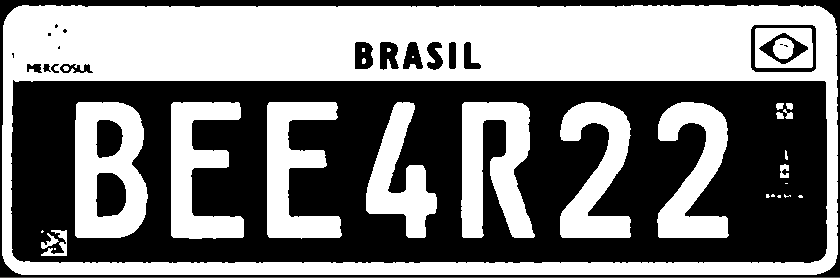
#> input picture 4-Morphological-operations/board.PNG, 840 x 278 px
$ jupyter execute dilation.ipynb   (shell and % lines are left out)
#> lines starting #> are read from the running program, lines starting #| are printed output that depends on the picture
# expansion operation

The expansion operation is opposite to the erosion operation. In this procedure, the area of the object of interest will be dilated, that is, the object in the foreground will be larger than it was initially.

Importing libraries and reading the image

[cell 1]
import numpy as np
import cv2
from matplotlib import pyplot as plt

img = cv2.imread('board.PNG')
#> img is the input picture: shape (278, 840, 3); mean B, G, R 124.6, 124.6, 124.6

# Structuring element

The structuring element can be seen as a binary image, smaller than the original image, usually stored in a square matrix.

The structuring element is the basis for any morphological operation to be performed

[cell 2]
element_estr = cv2.getStructuringElement(cv2.MORPH_ELLIPSE, (7,7))
print(element_estr)

FUCTION **dilate(img, elem_estr, interc)**

Input:
           1. img = Image we want to work with.
           2. elem_estr = Structuring element.
           3. interc = desired interactions.

Exit:
           1. Matrix referring to the image suffered with the dilation.

[cell 3]
img_process = cv2.dilate(img, element_estr, iterations = 2)
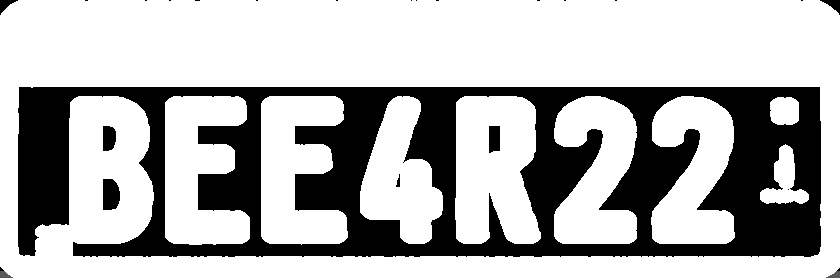
#> img_process: shape (278, 840, 3); mean B, G, R 179.4, 179.4, 179.4

fig = plt.figure(figsize=(10,8))

ax1 = fig.add_subplot(211)
plt.imshow(img)
plt.title("Original Image")

ax2 = fig.add_subplot(212)
plt.imshow(img_process)
plt.title("Image with dilation")

plt.show()
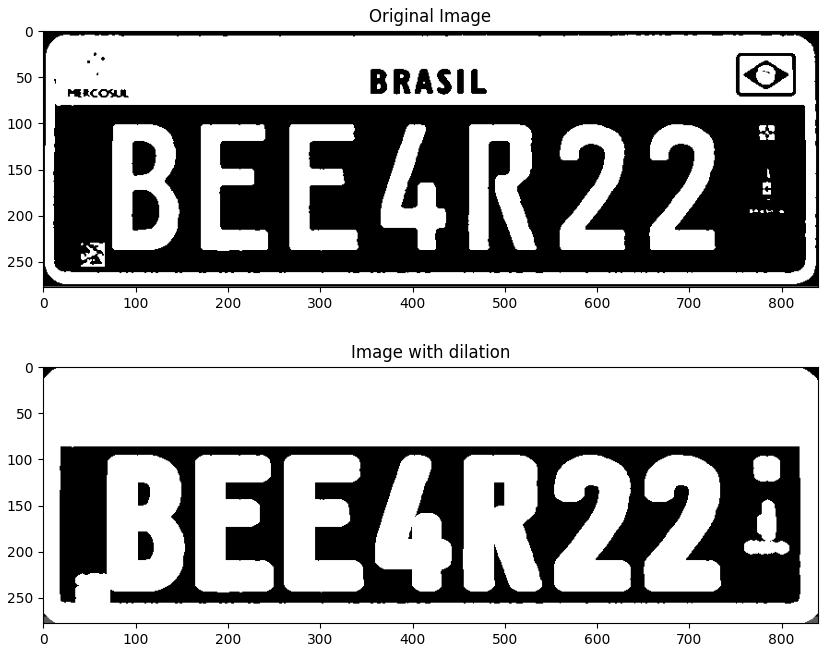
#> figure drawn by matplotlib, 2 panels; B, G, R data is drawn as R, G, B

$ run again, with 4-Morphological-operations/1.PNG copied over 4-Morphological-operations/board.PNG
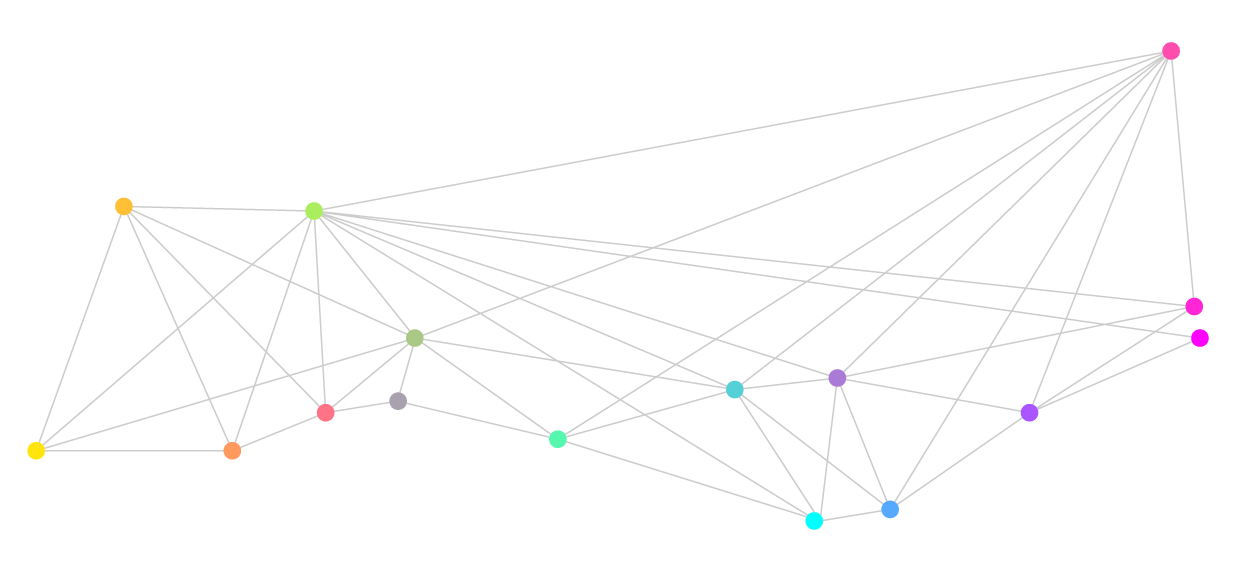
#> input picture 4-Morphological-operations/1.PNG, 1238 x 575 px
#> img is the input picture: shape (575, 1238, 3); mean B, G, R 253, 252.9, 253.1
#> `img_process = cv2.dilate(img, element_estr, iterations = 2)`:
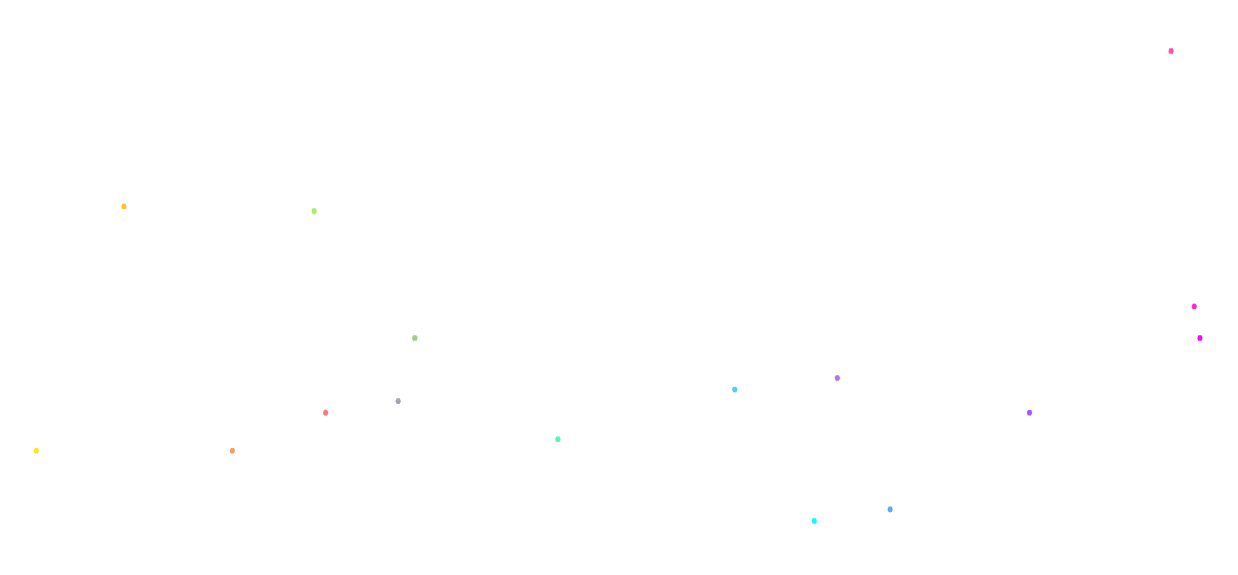
#> img_process: shape (575, 1238, 3); mean B, G, R 255, 254.9, 255
#> `plt.show()`:
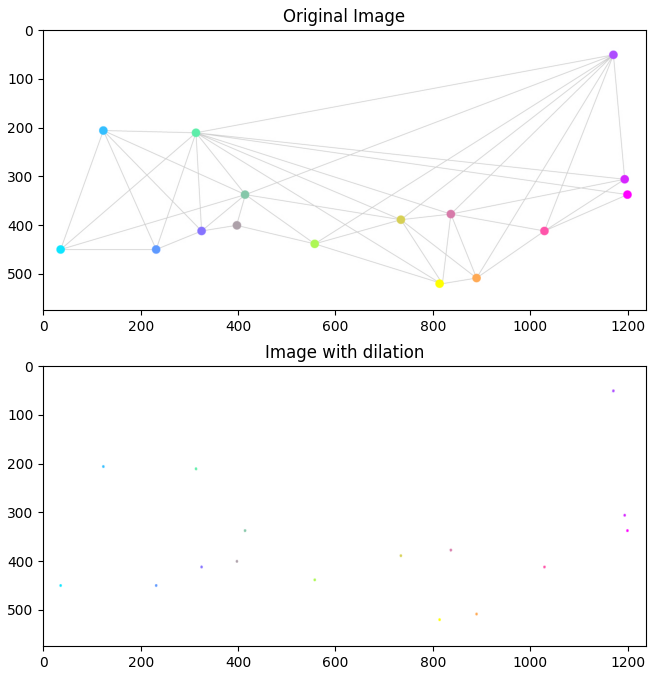
#> figure drawn by matplotlib, 2 panels; B, G, R data is drawn as R, G, B
